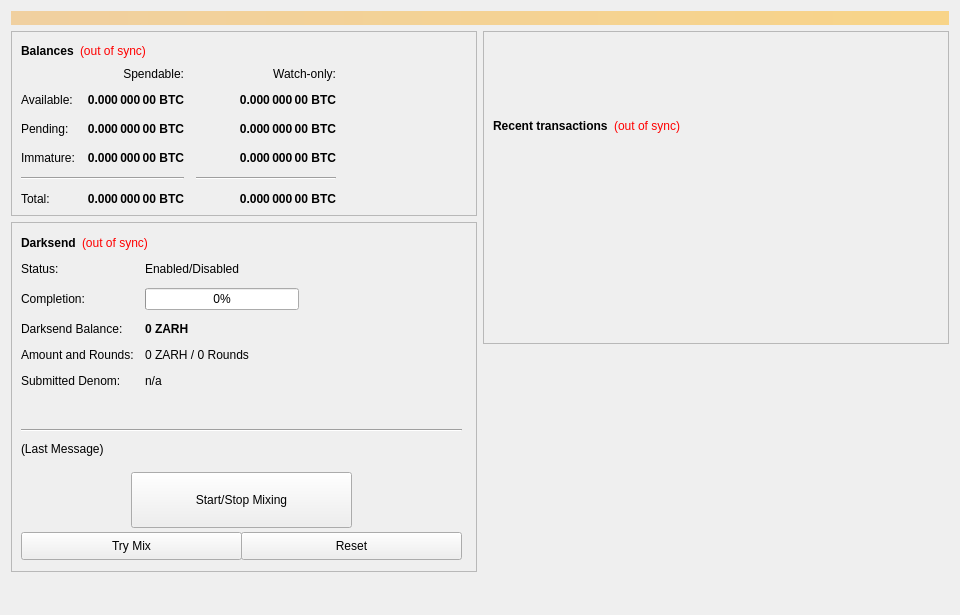
<?xml version="1.0" encoding="UTF-8"?>
<ui version="4.0">
 <class>OverviewPage</class>
 <widget class="QWidget" name="OverviewPage">
  <property name="geometry">
   <rect>
    <x>0</x>
    <y>0</y>
    <width>960</width>
    <height>615</height>
   </rect>
  </property>
  <property name="minimumSize">
   <size>
    <width>960</width>
    <height>0</height>
   </size>
  </property>
  <property name="windowTitle">
   <string>Form</string>
  </property>
  <layout class="QVBoxLayout" name="topLayout">
   <item>
    <widget class="QLabel" name="labelAlerts">
     <property name="visible">
      <bool>false</bool>
     </property>
     <property name="styleSheet">
      <string notr="true">background-color: qlineargradient(x1: 0, y1: 0, x2: 1, y2: 0, stop:0 #F0D0A0, stop:1 #F8D488); color:#000000;</string>
     </property>
     <property name="wordWrap">
      <bool>true</bool>
     </property>
     <property name="margin">
      <number>3</number>
     </property>
    </widget>
   </item>
   <item>
    <layout class="QHBoxLayout" name="horizontalLayout" stretch="1,1">
     <item>
      <layout class="QVBoxLayout" name="verticalLayout_2">
       <item>
        <widget class="QFrame" name="frame">
         <property name="frameShape">
          <enum>QFrame::StyledPanel</enum>
         </property>
         <property name="frameShadow">
          <enum>QFrame::Raised</enum>
         </property>
         <layout class="QVBoxLayout" name="verticalLayout_4">
          <item>
           <layout class="QHBoxLayout" name="horizontalLayout_4">
            <item>
             <widget class="QLabel" name="label_5">
              <property name="font">
               <font>
                <weight>75</weight>
                <bold>true</bold>
               </font>
              </property>
              <property name="text">
               <string>Balances</string>
              </property>
             </widget>
            </item>
            <item>
             <widget class="QLabel" name="labelWalletStatus">
              <property name="cursor">
               <cursorShape>WhatsThisCursor</cursorShape>
              </property>
              <property name="toolTip">
               <string>The displayed information may be out of date. Your wallet automatically synchronizes with the ZARCASH network after a connection is established, but this process has not completed yet.</string>
              </property>
              <property name="styleSheet">
               <string notr="true">QLabel { color: red; }</string>
              </property>
              <property name="text">
               <string notr="true">(out of sync)</string>
              </property>
              <property name="alignment">
               <set>Qt::AlignLeading|Qt::AlignLeft|Qt::AlignVCenter</set>
              </property>
             </widget>
            </item>
            <item>
             <spacer name="horizontalSpacer_3">
              <property name="orientation">
               <enum>Qt::Horizontal</enum>
              </property>
              <property name="sizeHint" stdset="0">
               <size>
                <width>40</width>
                <height>20</height>
               </size>
              </property>
             </spacer>
            </item>
           </layout>
          </item>
          <item>
           <layout class="QGridLayout" name="gridLayout">
            <property name="spacing">
             <number>12</number>
            </property>
            <item row="2" column="2">
             <widget class="QLabel" name="labelWatchPending">
              <property name="font">
               <font>
                <weight>75</weight>
                <bold>true</bold>
               </font>
              </property>
              <property name="cursor">
               <cursorShape>IBeamCursor</cursorShape>
              </property>
              <property name="toolTip">
               <string>Unconfirmed transactions to watch-only addresses</string>
              </property>
              <property name="text">
               <string notr="true">0.000 000 00 BTC</string>
              </property>
              <property name="alignment">
               <set>Qt::AlignRight|Qt::AlignTrailing|Qt::AlignVCenter</set>
              </property>
              <property name="textInteractionFlags">
               <set>Qt::LinksAccessibleByMouse|Qt::TextSelectableByKeyboard|Qt::TextSelectableByMouse</set>
              </property>
             </widget>
            </item>
            <item row="2" column="1">
             <widget class="QLabel" name="labelUnconfirmed">
              <property name="font">
               <font>
                <weight>75</weight>
                <bold>true</bold>
               </font>
              </property>
              <property name="cursor">
               <cursorShape>IBeamCursor</cursorShape>
              </property>
              <property name="toolTip">
               <string>Total of transactions that have yet to be confirmed, and do not yet count toward the spendable balance</string>
              </property>
              <property name="text">
               <string notr="true">0.000 000 00 BTC</string>
              </property>
              <property name="alignment">
               <set>Qt::AlignRight|Qt::AlignTrailing|Qt::AlignVCenter</set>
              </property>
              <property name="textInteractionFlags">
               <set>Qt::LinksAccessibleByMouse|Qt::TextSelectableByKeyboard|Qt::TextSelectableByMouse</set>
              </property>
             </widget>
            </item>
            <item row="3" column="2">
             <widget class="QLabel" name="labelWatchImmature">
              <property name="font">
               <font>
                <weight>75</weight>
                <bold>true</bold>
               </font>
              </property>
              <property name="cursor">
               <cursorShape>IBeamCursor</cursorShape>
              </property>
              <property name="toolTip">
               <string>Staked or masternode rewards in watch-only addresses that has not yet matured</string>
              </property>
              <property name="text">
               <string notr="true">0.000 000 00 BTC</string>
              </property>
              <property name="alignment">
               <set>Qt::AlignRight|Qt::AlignTrailing|Qt::AlignVCenter</set>
              </property>
              <property name="textInteractionFlags">
               <set>Qt::LinksAccessibleByMouse|Qt::TextSelectableByKeyboard|Qt::TextSelectableByMouse</set>
              </property>
             </widget>
            </item>
            <item row="4" column="0" colspan="2">
             <widget class="Line" name="lineSpendableBalance">
              <property name="orientation">
               <enum>Qt::Horizontal</enum>
              </property>
             </widget>
            </item>
            <item row="4" column="2">
             <widget class="Line" name="lineWatchBalance">
              <property name="sizePolicy">
               <sizepolicy hsizetype="Preferred" vsizetype="Fixed">
                <horstretch>0</horstretch>
                <verstretch>0</verstretch>
               </sizepolicy>
              </property>
              <property name="minimumSize">
               <size>
                <width>140</width>
                <height>0</height>
               </size>
              </property>
              <property name="orientation">
               <enum>Qt::Horizontal</enum>
              </property>
             </widget>
            </item>
            <item row="5" column="0">
             <widget class="QLabel" name="labelTotalText">
              <property name="text">
               <string>Total:</string>
              </property>
             </widget>
            </item>
            <item row="3" column="1">
             <widget class="QLabel" name="labelImmature">
              <property name="font">
               <font>
                <weight>75</weight>
                <bold>true</bold>
               </font>
              </property>
              <property name="cursor">
               <cursorShape>IBeamCursor</cursorShape>
              </property>
              <property name="toolTip">
               <string>Staked or masternode rewards that has not yet matured</string>
              </property>
              <property name="text">
               <string notr="true">0.000 000 00 BTC</string>
              </property>
              <property name="alignment">
               <set>Qt::AlignRight|Qt::AlignTrailing|Qt::AlignVCenter</set>
              </property>
              <property name="textInteractionFlags">
               <set>Qt::LinksAccessibleByMouse|Qt::TextSelectableByKeyboard|Qt::TextSelectableByMouse</set>
              </property>
             </widget>
            </item>
            <item row="2" column="3">
             <spacer name="horizontalSpacer_2">
              <property name="orientation">
               <enum>Qt::Horizontal</enum>
              </property>
              <property name="sizeHint" stdset="0">
               <size>
                <width>40</width>
                <height>20</height>
               </size>
              </property>
             </spacer>
            </item>
            <item row="3" column="0">
             <widget class="QLabel" name="labelImmatureText">
              <property name="text">
               <string>Immature:</string>
              </property>
             </widget>
            </item>
            <item row="5" column="1">
             <widget class="QLabel" name="labelTotal">
              <property name="font">
               <font>
                <weight>75</weight>
                <bold>true</bold>
               </font>
              </property>
              <property name="cursor">
               <cursorShape>IBeamCursor</cursorShape>
              </property>
              <property name="toolTip">
               <string>Your current total balance</string>
              </property>
              <property name="text">
               <string notr="true">0.000 000 00 BTC</string>
              </property>
              <property name="alignment">
               <set>Qt::AlignRight|Qt::AlignTrailing|Qt::AlignVCenter</set>
              </property>
              <property name="textInteractionFlags">
               <set>Qt::LinksAccessibleByMouse|Qt::TextSelectableByKeyboard|Qt::TextSelectableByMouse</set>
              </property>
             </widget>
            </item>
            <item row="5" column="2">
             <widget class="QLabel" name="labelWatchTotal">
              <property name="font">
               <font>
                <weight>75</weight>
                <bold>true</bold>
               </font>
              </property>
              <property name="cursor">
               <cursorShape>IBeamCursor</cursorShape>
              </property>
              <property name="toolTip">
               <string>Current total balance in watch-only addresses</string>
              </property>
              <property name="text">
               <string notr="true">0.000 000 00 BTC</string>
              </property>
              <property name="alignment">
               <set>Qt::AlignRight|Qt::AlignTrailing|Qt::AlignVCenter</set>
              </property>
              <property name="textInteractionFlags">
               <set>Qt::LinksAccessibleByMouse|Qt::TextSelectableByKeyboard|Qt::TextSelectableByMouse</set>
              </property>
             </widget>
            </item>
            <item row="0" column="2">
             <widget class="QLabel" name="labelWatchonly">
              <property name="text">
               <string>Watch-only:</string>
              </property>
              <property name="alignment">
               <set>Qt::AlignRight|Qt::AlignTrailing|Qt::AlignVCenter</set>
              </property>
             </widget>
            </item>
            <item row="1" column="0">
             <widget class="QLabel" name="labelBalanceText">
              <property name="text">
               <string>Available:</string>
              </property>
             </widget>
            </item>
            <item row="1" column="1">
             <widget class="QLabel" name="labelBalance">
              <property name="font">
               <font>
                <weight>75</weight>
                <bold>true</bold>
               </font>
              </property>
              <property name="cursor">
               <cursorShape>IBeamCursor</cursorShape>
              </property>
              <property name="toolTip">
               <string>Your current spendable balance</string>
              </property>
              <property name="text">
               <string notr="true">0.000 000 00 BTC</string>
              </property>
              <property name="alignment">
               <set>Qt::AlignRight|Qt::AlignTrailing|Qt::AlignVCenter</set>
              </property>
              <property name="textInteractionFlags">
               <set>Qt::LinksAccessibleByMouse|Qt::TextSelectableByKeyboard|Qt::TextSelectableByMouse</set>
              </property>
             </widget>
            </item>
            <item row="1" column="2">
             <widget class="QLabel" name="labelWatchAvailable">
              <property name="font">
               <font>
                <weight>75</weight>
                <bold>true</bold>
               </font>
              </property>
              <property name="cursor">
               <cursorShape>IBeamCursor</cursorShape>
              </property>
              <property name="toolTip">
               <string>Your current balance in watch-only addresses</string>
              </property>
              <property name="text">
               <string notr="true">0.000 000 00 BTC</string>
              </property>
              <property name="alignment">
               <set>Qt::AlignRight|Qt::AlignTrailing|Qt::AlignVCenter</set>
              </property>
              <property name="textInteractionFlags">
               <set>Qt::LinksAccessibleByMouse|Qt::TextSelectableByKeyboard|Qt::TextSelectableByMouse</set>
              </property>
             </widget>
            </item>
            <item row="2" column="0">
             <widget class="QLabel" name="labelPendingText">
              <property name="text">
               <string>Pending:</string>
              </property>
             </widget>
            </item>
            <item row="0" column="1">
             <widget class="QLabel" name="labelSpendable">
              <property name="text">
               <string>Spendable:</string>
              </property>
              <property name="alignment">
               <set>Qt::AlignRight|Qt::AlignTrailing|Qt::AlignVCenter</set>
              </property>
             </widget>
            </item>
           </layout>
          </item>
         </layout>
        </widget>
       </item>
       <item>
        <widget class="QFrame" name="frameDarksend">
         <property name="minimumSize">
          <size>
           <width>0</width>
           <height>350</height>
          </size>
         </property>
         <property name="layoutDirection">
          <enum>Qt::LeftToRight</enum>
         </property>
         <property name="frameShape">
          <enum>QFrame::StyledPanel</enum>
         </property>
         <property name="frameShadow">
          <enum>QFrame::Raised</enum>
         </property>
         <widget class="QWidget" name="formLayoutWidget">
          <property name="geometry">
           <rect>
            <x>10</x>
            <y>40</y>
            <width>451</width>
            <height>161</height>
           </rect>
          </property>
          <layout class="QFormLayout" name="formLayout">
           <property name="fieldGrowthPolicy">
            <enum>QFormLayout::AllNonFixedFieldsGrow</enum>
           </property>
           <property name="horizontalSpacing">
            <number>11</number>
           </property>
           <property name="verticalSpacing">
            <number>12</number>
           </property>
           <item row="0" column="0">
            <widget class="QLabel" name="label_6">
             <property name="text">
              <string>Status:</string>
             </property>
            </widget>
           </item>
           <item row="1" column="0">
            <widget class="QLabel" name="label_7">
             <property name="text">
              <string>Completion:</string>
             </property>
            </widget>
           </item>
           <item row="1" column="1">
            <widget class="QProgressBar" name="DarksendProgress">
             <property name="maximumSize">
              <size>
               <width>154</width>
               <height>16777215</height>
              </size>
             </property>
             <property name="value">
              <number>0</number>
             </property>
            </widget>
           </item>
           <item row="2" column="0">
            <widget class="QLabel" name="labelAnonymizedText">
             <property name="text">
              <string>Darksend Balance:</string>
             </property>
            </widget>
           </item>
           <item row="2" column="1">
            <widget class="QLabel" name="labelAnonymized">
             <property name="font">
              <font>
               <weight>75</weight>
               <bold>true</bold>
              </font>
             </property>
             <property name="text">
              <string notr="true">0 ZARH</string>
             </property>
            </widget>
           </item>
           <item row="3" column="0">
            <widget class="QLabel" name="label_8">
             <property name="text">
              <string>Amount and Rounds:</string>
             </property>
            </widget>
           </item>
           <item row="3" column="1">
            <widget class="QLabel" name="labelAmountRounds">
             <property name="text">
              <string>0 ZARH / 0 Rounds</string>
             </property>
            </widget>
           </item>
           <item row="4" column="0">
            <widget class="QLabel" name="label_9">
             <property name="text">
              <string>Submitted Denom:</string>
             </property>
            </widget>
           </item>
           <item row="4" column="1">
            <widget class="QLabel" name="labelSubmittedDenom">
             <property name="toolTip">
              <string>The denominations you submitted to the Masternode.&lt;br&gt;To mix, other users must submit the exact same denominations.</string>
             </property>
             <property name="text">
              <string>n/a</string>
             </property>
            </widget>
           </item>
           <item row="0" column="1">
            <widget class="QLabel" name="DarksendEnabled">
             <property name="text">
              <string>Enabled/Disabled</string>
             </property>
            </widget>
           </item>
          </layout>
         </widget>
         <widget class="QPushButton" name="runAutoDenom">
          <property name="geometry">
           <rect>
            <x>251</x>
            <y>17</y>
            <width>1</width>
            <height>1</height>
           </rect>
          </property>
          <property name="palette">
           <palette>
            <active>
             <colorrole role="WindowText">
              <brush brushstyle="SolidPattern">
               <color alpha="255">
                <red>0</red>
                <green>0</green>
                <blue>0</blue>
               </color>
              </brush>
             </colorrole>
             <colorrole role="Button">
              <brush brushstyle="SolidPattern">
               <color alpha="255">
                <red>239</red>
                <green>238</green>
                <blue>238</blue>
               </color>
              </brush>
             </colorrole>
             <colorrole role="Light">
              <brush brushstyle="SolidPattern">
               <color alpha="255">
                <red>255</red>
                <green>255</green>
                <blue>255</blue>
               </color>
              </brush>
             </colorrole>
             <colorrole role="Midlight">
              <brush brushstyle="SolidPattern">
               <color alpha="255">
                <red>247</red>
                <green>246</green>
                <blue>246</blue>
               </color>
              </brush>
             </colorrole>
             <colorrole role="Dark">
              <brush brushstyle="SolidPattern">
               <color alpha="255">
                <red>119</red>
                <green>119</green>
                <blue>119</blue>
               </color>
              </brush>
             </colorrole>
             <colorrole role="Mid">
              <brush brushstyle="SolidPattern">
               <color alpha="255">
                <red>159</red>
                <green>159</green>
                <blue>159</blue>
               </color>
              </brush>
             </colorrole>
             <colorrole role="Text">
              <brush brushstyle="SolidPattern">
               <color alpha="255">
                <red>0</red>
                <green>0</green>
                <blue>0</blue>
               </color>
              </brush>
             </colorrole>
             <colorrole role="BrightText">
              <brush brushstyle="SolidPattern">
               <color alpha="255">
                <red>255</red>
                <green>255</green>
                <blue>255</blue>
               </color>
              </brush>
             </colorrole>
             <colorrole role="ButtonText">
              <brush brushstyle="SolidPattern">
               <color alpha="255">
                <red>0</red>
                <green>0</green>
                <blue>0</blue>
               </color>
              </brush>
             </colorrole>
             <colorrole role="Base">
              <brush brushstyle="SolidPattern">
               <color alpha="255">
                <red>255</red>
                <green>255</green>
                <blue>255</blue>
               </color>
              </brush>
             </colorrole>
             <colorrole role="Window">
              <brush brushstyle="SolidPattern">
               <color alpha="255">
                <red>239</red>
                <green>238</green>
                <blue>238</blue>
               </color>
              </brush>
             </colorrole>
             <colorrole role="Shadow">
              <brush brushstyle="SolidPattern">
               <color alpha="255">
                <red>0</red>
                <green>0</green>
                <blue>0</blue>
               </color>
              </brush>
             </colorrole>
             <colorrole role="AlternateBase">
              <brush brushstyle="SolidPattern">
               <color alpha="255">
                <red>247</red>
                <green>246</green>
                <blue>246</blue>
               </color>
              </brush>
             </colorrole>
             <colorrole role="ToolTipBase">
              <brush brushstyle="SolidPattern">
               <color alpha="255">
                <red>255</red>
                <green>255</green>
                <blue>220</blue>
               </color>
              </brush>
             </colorrole>
             <colorrole role="ToolTipText">
              <brush brushstyle="SolidPattern">
               <color alpha="255">
                <red>0</red>
                <green>0</green>
                <blue>0</blue>
               </color>
              </brush>
             </colorrole>
            </active>
            <inactive>
             <colorrole role="WindowText">
              <brush brushstyle="SolidPattern">
               <color alpha="255">
                <red>0</red>
                <green>0</green>
                <blue>0</blue>
               </color>
              </brush>
             </colorrole>
             <colorrole role="Button">
              <brush brushstyle="SolidPattern">
               <color alpha="255">
                <red>239</red>
                <green>238</green>
                <blue>238</blue>
               </color>
              </brush>
             </colorrole>
             <colorrole role="Light">
              <brush brushstyle="SolidPattern">
               <color alpha="255">
                <red>255</red>
                <green>255</green>
                <blue>255</blue>
               </color>
              </brush>
             </colorrole>
             <colorrole role="Midlight">
              <brush brushstyle="SolidPattern">
               <color alpha="255">
                <red>247</red>
                <green>246</green>
                <blue>246</blue>
               </color>
              </brush>
             </colorrole>
             <colorrole role="Dark">
              <brush brushstyle="SolidPattern">
               <color alpha="255">
                <red>119</red>
                <green>119</green>
                <blue>119</blue>
               </color>
              </brush>
             </colorrole>
             <colorrole role="Mid">
              <brush brushstyle="SolidPattern">
               <color alpha="255">
                <red>159</red>
                <green>159</green>
                <blue>159</blue>
               </color>
              </brush>
             </colorrole>
             <colorrole role="Text">
              <brush brushstyle="SolidPattern">
               <color alpha="255">
                <red>0</red>
                <green>0</green>
                <blue>0</blue>
               </color>
              </brush>
             </colorrole>
             <colorrole role="BrightText">
              <brush brushstyle="SolidPattern">
               <color alpha="255">
                <red>255</red>
                <green>255</green>
                <blue>255</blue>
               </color>
              </brush>
             </colorrole>
             <colorrole role="ButtonText">
              <brush brushstyle="SolidPattern">
               <color alpha="255">
                <red>0</red>
                <green>0</green>
                <blue>0</blue>
               </color>
              </brush>
             </colorrole>
             <colorrole role="Base">
              <brush brushstyle="SolidPattern">
               <color alpha="255">
                <red>255</red>
                <green>255</green>
                <blue>255</blue>
               </color>
              </brush>
             </colorrole>
             <colorrole role="Window">
              <brush brushstyle="SolidPattern">
               <color alpha="255">
                <red>239</red>
                <green>238</green>
                <blue>238</blue>
               </color>
              </brush>
             </colorrole>
             <colorrole role="Shadow">
              <brush brushstyle="SolidPattern">
               <color alpha="255">
                <red>0</red>
                <green>0</green>
                <blue>0</blue>
               </color>
              </brush>
             </colorrole>
             <colorrole role="AlternateBase">
              <brush brushstyle="SolidPattern">
               <color alpha="255">
                <red>247</red>
                <green>246</green>
                <blue>246</blue>
               </color>
              </brush>
             </colorrole>
             <colorrole role="ToolTipBase">
              <brush brushstyle="SolidPattern">
               <color alpha="255">
                <red>255</red>
                <green>255</green>
                <blue>220</blue>
               </color>
              </brush>
             </colorrole>
             <colorrole role="ToolTipText">
              <brush brushstyle="SolidPattern">
               <color alpha="255">
                <red>0</red>
                <green>0</green>
                <blue>0</blue>
               </color>
              </brush>
             </colorrole>
            </inactive>
            <disabled>
             <colorrole role="WindowText">
              <brush brushstyle="SolidPattern">
               <color alpha="255">
                <red>119</red>
                <green>119</green>
                <blue>119</blue>
               </color>
              </brush>
             </colorrole>
             <colorrole role="Button">
              <brush brushstyle="SolidPattern">
               <color alpha="255">
                <red>239</red>
                <green>238</green>
                <blue>238</blue>
               </color>
              </brush>
             </colorrole>
             <colorrole role="Light">
              <brush brushstyle="SolidPattern">
               <color alpha="255">
                <red>255</red>
                <green>255</green>
                <blue>255</blue>
               </color>
              </brush>
             </colorrole>
             <colorrole role="Midlight">
              <brush brushstyle="SolidPattern">
               <color alpha="255">
                <red>247</red>
                <green>246</green>
                <blue>246</blue>
               </color>
              </brush>
             </colorrole>
             <colorrole role="Dark">
              <brush brushstyle="SolidPattern">
               <color alpha="255">
                <red>119</red>
                <green>119</green>
                <blue>119</blue>
               </color>
              </brush>
             </colorrole>
             <colorrole role="Mid">
              <brush brushstyle="SolidPattern">
               <color alpha="255">
                <red>159</red>
                <green>159</green>
                <blue>159</blue>
               </color>
              </brush>
             </colorrole>
             <colorrole role="Text">
              <brush brushstyle="SolidPattern">
               <color alpha="255">
                <red>119</red>
                <green>119</green>
                <blue>119</blue>
               </color>
              </brush>
             </colorrole>
             <colorrole role="BrightText">
              <brush brushstyle="SolidPattern">
               <color alpha="255">
                <red>255</red>
                <green>255</green>
                <blue>255</blue>
               </color>
              </brush>
             </colorrole>
             <colorrole role="ButtonText">
              <brush brushstyle="SolidPattern">
               <color alpha="255">
                <red>119</red>
                <green>119</green>
                <blue>119</blue>
               </color>
              </brush>
             </colorrole>
             <colorrole role="Base">
              <brush brushstyle="SolidPattern">
               <color alpha="255">
                <red>239</red>
                <green>238</green>
                <blue>238</blue>
               </color>
              </brush>
             </colorrole>
             <colorrole role="Window">
              <brush brushstyle="SolidPattern">
               <color alpha="255">
                <red>239</red>
                <green>238</green>
                <blue>238</blue>
               </color>
              </brush>
             </colorrole>
             <colorrole role="Shadow">
              <brush brushstyle="SolidPattern">
               <color alpha="255">
                <red>0</red>
                <green>0</green>
                <blue>0</blue>
               </color>
              </brush>
             </colorrole>
             <colorrole role="AlternateBase">
              <brush brushstyle="SolidPattern">
               <color alpha="255">
                <red>239</red>
                <green>238</green>
                <blue>238</blue>
               </color>
              </brush>
             </colorrole>
             <colorrole role="ToolTipBase">
              <brush brushstyle="SolidPattern">
               <color alpha="255">
                <red>255</red>
                <green>255</green>
                <blue>220</blue>
               </color>
              </brush>
             </colorrole>
             <colorrole role="ToolTipText">
              <brush brushstyle="SolidPattern">
               <color alpha="255">
                <red>0</red>
                <green>0</green>
                <blue>0</blue>
               </color>
              </brush>
             </colorrole>
            </disabled>
           </palette>
          </property>
          <property name="focusPolicy">
           <enum>Qt::NoFocus</enum>
          </property>
          <property name="autoFillBackground">
           <bool>true</bool>
          </property>
          <property name="text">
           <string/>
          </property>
          <property name="flat">
           <bool>true</bool>
          </property>
         </widget>
         <widget class="QPushButton" name="toggleDarksend">
          <property name="geometry">
           <rect>
            <x>120</x>
            <y>250</y>
            <width>221</width>
            <height>56</height>
           </rect>
          </property>
          <property name="sizePolicy">
           <sizepolicy hsizetype="MinimumExpanding" vsizetype="Fixed">
            <horstretch>0</horstretch>
            <verstretch>0</verstretch>
           </sizepolicy>
          </property>
          <property name="text">
           <string>Start/Stop Mixing</string>
          </property>
         </widget>
         <widget class="Line" name="lineLastMessage">
          <property name="geometry">
           <rect>
            <x>10</x>
            <y>200</y>
            <width>441</width>
            <height>16</height>
           </rect>
          </property>
          <property name="orientation">
           <enum>Qt::Horizontal</enum>
          </property>
         </widget>
         <widget class="QLabel" name="DarksendStatus">
          <property name="geometry">
           <rect>
            <x>10</x>
            <y>220</y>
            <width>451</width>
            <height>61</height>
           </rect>
          </property>
          <property name="minimumSize">
           <size>
            <width>288</width>
            <height>43</height>
           </size>
          </property>
          <property name="text">
           <string>(Last Message)</string>
          </property>
          <property name="alignment">
           <set>Qt::AlignLeading|Qt::AlignLeft|Qt::AlignTop</set>
          </property>
          <property name="wordWrap">
           <bool>true</bool>
          </property>
         </widget>
         <widget class="QPushButton" name="DarksendAuto">
          <property name="geometry">
           <rect>
            <x>10</x>
            <y>310</y>
            <width>221</width>
            <height>28</height>
           </rect>
          </property>
          <property name="sizePolicy">
           <sizepolicy hsizetype="MinimumExpanding" vsizetype="Fixed">
            <horstretch>0</horstretch>
            <verstretch>0</verstretch>
           </sizepolicy>
          </property>
          <property name="toolTip">
           <string>Try to manually submit a Darksend request.</string>
          </property>
          <property name="text">
           <string>Try Mix</string>
          </property>
         </widget>
         <widget class="QPushButton" name="DarksendReset">
          <property name="geometry">
           <rect>
            <x>230</x>
            <y>310</y>
            <width>221</width>
            <height>28</height>
           </rect>
          </property>
          <property name="sizePolicy">
           <sizepolicy hsizetype="MinimumExpanding" vsizetype="Fixed">
            <horstretch>0</horstretch>
            <verstretch>0</verstretch>
           </sizepolicy>
          </property>
          <property name="toolTip">
           <string>Reset the current status of Darksend (can interrupt Darksend if it's in the process of Mixing, which can cost you money!)</string>
          </property>
          <property name="autoFillBackground">
           <bool>false</bool>
          </property>
          <property name="text">
           <string>Reset</string>
          </property>
         </widget>
         <widget class="QWidget" name="layoutWidget">
          <property name="geometry">
           <rect>
            <x>10</x>
            <y>10</y>
            <width>431</width>
            <height>22</height>
           </rect>
          </property>
          <layout class="QHBoxLayout" name="horizontalLayout_5">
           <item>
            <widget class="QLabel" name="label_2">
             <property name="font">
              <font>
               <weight>75</weight>
               <bold>true</bold>
              </font>
             </property>
             <property name="text">
              <string>Darksend</string>
             </property>
            </widget>
           </item>
           <item>
            <widget class="QLabel" name="labelDarksendSyncStatus">
             <property name="toolTip">
              <string>The displayed information may be out of date. Your wallet automatically synchronizes with the ZARCASH network after a connection is established, but this process has not completed yet.</string>
             </property>
             <property name="styleSheet">
              <string notr="true">QLabel { color: red; }</string>
             </property>
             <property name="text">
              <string notr="true">(out of sync)</string>
             </property>
             <property name="alignment">
              <set>Qt::AlignLeading|Qt::AlignLeft|Qt::AlignVCenter</set>
             </property>
            </widget>
           </item>
           <item>
            <spacer name="horizontalSpacer_4">
             <property name="orientation">
              <enum>Qt::Horizontal</enum>
             </property>
             <property name="sizeHint" stdset="0">
              <size>
               <width>40</width>
               <height>20</height>
              </size>
             </property>
            </spacer>
           </item>
          </layout>
         </widget>
        </widget>
       </item>
       <item>
        <spacer name="verticalSpacer">
         <property name="orientation">
          <enum>Qt::Vertical</enum>
         </property>
         <property name="sizeHint" stdset="0">
          <size>
           <width>20</width>
           <height>40</height>
          </size>
         </property>
        </spacer>
       </item>
      </layout>
     </item>
     <item>
      <layout class="QVBoxLayout" name="verticalLayout_3">
       <item>
        <widget class="QFrame" name="frame_2">
         <property name="frameShape">
          <enum>QFrame::StyledPanel</enum>
         </property>
         <property name="frameShadow">
          <enum>QFrame::Raised</enum>
         </property>
         <layout class="QVBoxLayout" name="verticalLayout">
          <item>
           <spacer name="verticalSpacer_3">
            <property name="orientation">
             <enum>Qt::Vertical</enum>
            </property>
            <property name="sizeType">
             <enum>QSizePolicy::Fixed</enum>
            </property>
            <property name="sizeHint" stdset="0">
             <size>
              <width>20</width>
              <height>75</height>
             </size>
            </property>
           </spacer>
          </item>
          <item>
           <layout class="QHBoxLayout" name="horizontalLayout_2">
            <item>
             <widget class="QLabel" name="label_4">
              <property name="font">
               <font>
                <weight>75</weight>
                <bold>true</bold>
               </font>
              </property>
              <property name="text">
               <string>Recent transactions</string>
              </property>
             </widget>
            </item>
            <item>
             <widget class="QLabel" name="labelTransactionsStatus">
              <property name="cursor">
               <cursorShape>WhatsThisCursor</cursorShape>
              </property>
              <property name="toolTip">
               <string>The displayed information may be out of date. Your wallet automatically synchronizes with the ZARCASH network after a connection is established, but this process has not completed yet.</string>
              </property>
              <property name="styleSheet">
               <string notr="true">QLabel { color: red; }</string>
              </property>
              <property name="text">
               <string notr="true">(out of sync)</string>
              </property>
              <property name="alignment">
               <set>Qt::AlignRight|Qt::AlignTrailing|Qt::AlignVCenter</set>
              </property>
             </widget>
            </item>
            <item>
             <spacer name="horizontalSpacer">
              <property name="orientation">
               <enum>Qt::Horizontal</enum>
              </property>
              <property name="sizeHint" stdset="0">
               <size>
                <width>40</width>
                <height>20</height>
               </size>
              </property>
             </spacer>
            </item>
           </layout>
          </item>
          <item>
           <widget class="QListView" name="listTransactions">
            <property name="styleSheet">
             <string notr="true">QListView { background: transparent; }</string>
            </property>
            <property name="frameShape">
             <enum>QFrame::NoFrame</enum>
            </property>
            <property name="verticalScrollBarPolicy">
             <enum>Qt::ScrollBarAlwaysOff</enum>
            </property>
            <property name="horizontalScrollBarPolicy">
             <enum>Qt::ScrollBarAlwaysOff</enum>
            </property>
            <property name="selectionMode">
             <enum>QAbstractItemView::NoSelection</enum>
            </property>
           </widget>
          </item>
         </layout>
        </widget>
       </item>
       <item>
        <spacer name="verticalSpacer_2">
         <property name="orientation">
          <enum>Qt::Vertical</enum>
         </property>
         <property name="sizeType">
          <enum>QSizePolicy::Expanding</enum>
         </property>
         <property name="sizeHint" stdset="0">
          <size>
           <width>20</width>
           <height>40</height>
          </size>
         </property>
        </spacer>
       </item>
      </layout>
     </item>
    </layout>
   </item>
  </layout>
 </widget>
 <resources/>
 <connections/>
</ui>
